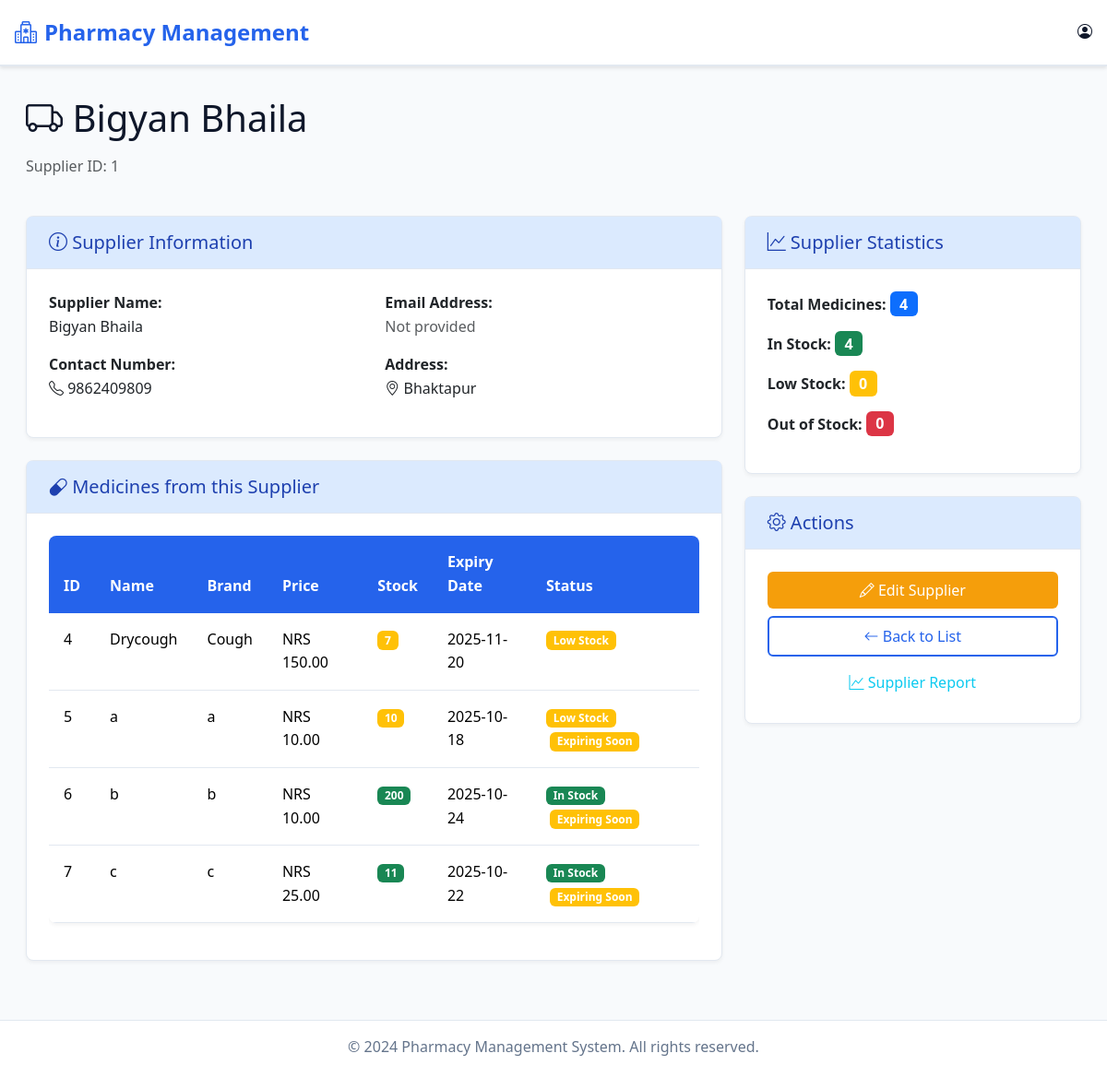
Screenshot of /supplier/supplier_detail/1/ with the database file from the repository.
### supplier/models.py (models this page shows, shortened)
class Supplier(models.Model):
    id = models.AutoField(primary_key=True)   # auto increment id
    name = models.CharField(max_length=100)
    contact = models.CharField(max_length=20)
    address = models.TextField()

### medicine/models.py (models this page shows, shortened)
class Medicine(models.Model):
    medicine_id = models.AutoField(primary_key=True)   # custom PK
    name = models.CharField(max_length=100)
    brand_name = models.CharField(max_length=100)
    CATEGORY_CHOICES = [
        ("tablet/capsule", "Tablet/Capsule"),
        ("liquid", "Liquid"),
        ("patch", "Patch"),
        ("cream", "Topical Cream"),
    ]
    category = models.CharField(max_length=20, choices=CATEGORY_CHOICES, default="tablet/capsule")
    mfg_date = models.DateField()
    exp_date = models.DateField()
    price = models.DecimalField(max_digits=10, decimal_places=2)
    stock_qty = models.PositiveIntegerField(default=0)
    supplier = models.ForeignKey(Supplier, on_delete=models.CASCADE, related_name="medicines")

### supplier/views.py (the view)
# urls.py: path('supplier_detail/<int:supplier_id>/', views.supplier_detail, name='supplier_detail'),
def supplier_detail(request, supplier_id):
    from datetime import date, timedelta
    supplier = get_object_or_404(Supplier, id=supplier_id)
    medicines = Medicine.objects.filter(supplier=supplier)
    today = date.today()
    expiring_soon_date = today + timedelta(days=30)
    return render(request, 'admin/supplier/supplier_detail.html', {
        'supplier': supplier,
        'medicines': medicines,
        'today': today,
        'expiring_soon_date': expiring_soon_date,
    })

### templates/admin/supplier/supplier_detail.html (shortened to what this page needs)
{% extends "admin/base.html" %}
{% block content %}
<div class="container-fluid">
    <div class="row mb-4">
        <div class="col-12">
            <h1 class="mb-3">
                <i class="bi bi-truck"></i> {{ supplier.name }}
            </h1>
            <p class="text-muted">Supplier ID: {{ supplier.id }}</p>
        </div>
    </div>
    <div class="row">
        <div class="col-lg-8">
            <div class="card">
                <div class="card-header">
                    <h5 class="mb-0">
                        <i class="bi bi-info-circle"></i> Supplier Information
                    </h5>
                </div>
                <div class="card-body">
                    <div class="row">
                        <div class="col-md-6">
                            <div class="mb-3">
                                <strong>Supplier Name:</strong>
                                <p>{{ supplier.name }}</p>
                            </div>
                            <div class="mb-3">
                                <strong>Contact Number:</strong>
                                <p>
                                    <i class="bi bi-telephone"></i> {{ supplier.contact }}
                                </p>
                            </div>
                        </div>
                        <div class="col-md-6">
                            <div class="mb-3">
                                <strong>Email Address:</strong>
                                <p>
                                    {% if supplier.email %}
                                        <i class="bi bi-envelope"></i> {{ supplier.email }}
                                    {% else %}
                                        <span class="text-muted">Not provided</span>
                                    {% endif %}
                                </p>
                            </div>
                            <div class="mb-3">
                                <strong>Address:</strong>
                                <p>
                                    {% if supplier.address %}
                                        <i class="bi bi-geo-alt"></i> {{ supplier.address }}
                                    {% else %}
                                        <span class="text-muted">Not provided</span>
                                    {% endif %}
                                </p>
                            </div>
                        </div>
                    </div>
                </div>
            </div>
            <div class="card mt-4">
                <div class="card-header">
                    <h5 class="mb-0">
                        <i class="bi bi-capsule"></i> Medicines from this Supplier
                    </h5>
                </div>
                <div class="card-body">
                    {% if medicines %}
                        <div class="table-responsive">
                            <table class="table">
                                <thead>
                                    <tr>
                                        <th>ID</th>
                                        <th>Name</th>
                                        <th>Brand</th>
                                        <th>Price</th>
                                        <th>Stock</th>
                                        <th>Expiry Date</th>
                                        <th>Status</th>
                                    </tr>
                                </thead>
                                <tbody>
                                    {% for medicine in medicines %}
                                    <tr>
                                        <td>{{ medicine.medicine_id }}</td>
                                        <td>{{ medicine.name }}</td>
                                        <td>{{ medicine.brand_name }}</td>
                                        <td>NRS {{ medicine.price|floatformat:2 }}</td>
                                        <td>
                                            <span class="badge {% if medicine.stock_qty <= 0 %}bg-danger{% elif medicine.stock_qty <= 10 %}bg-warning{% else %}bg-success{% endif %}">
                                                {{ medicine.stock_qty }}
                                            </span>
                                        </td>
                                        <td>
                                            <span class="{% if medicine.exp_date < today %}text-danger{% endif %}">
                                                {{ medicine.exp_date|date:"Y-m-d" }}
                                            </span>
                                        </td>
                                        <td>
                                            {% if medicine.stock_qty <= 0 %}
                                                <span class="badge bg-danger">Out of Stock</span>
                                            {% elif medicine.stock_qty <= 10 %}
                                                <span class="badge bg-warning">Low Stock</span>
                                            {% else %}
                                                <span class="badge bg-success">In Stock</span>
                                            {% endif %}
                                            {% if medicine.exp_date < today %}
                                                <span class="badge bg-danger ms-1">Expired</span>
                                            {% elif medicine.exp_date <= expiring_soon_date %}
                                                <span class="badge bg-warning ms-1">Expiring Soon</span>
                                            {% endif %}
                                        </td>
                                    </tr>
                                    {% endfor %}
                                </tbody>
                            </table>
                        </div>
                    {% else %}
                        <p class="text-muted text-center">No medicines found for this supplier.</p>
                    {% endif %}
                </div>
            </div>
        </div>
        <div class="col-lg-4">
            <div class="card">
                <div class="card-header">
                    <h5 class="mb-0">
                        <i class="bi bi-graph-up"></i> Supplier Statistics
                    </h5>
                </div>
                <div class="card-body">
                    <div class="mb-3">
                        <strong>Total Medicines:</strong>
                        <span class="badge bg-primary fs-6">{{ medicines.count }}</span>
                    </div>
                    <div class="mb-3">
                        <strong>In Stock:</strong>
                        <span class="badge bg-success fs-6">
                            {{ medicines|length|add:"0" }}
                        </span>
                    </div>
                    <div class="mb-3">
                        <strong>Low Stock:</strong>
                        <span class="badge bg-warning fs-6">0</span>
                    </div>
                    <div class="mb-3">
                        <strong>Out of Stock:</strong>
                        <span class="badge bg-danger fs-6">0</span>
                    </div>
                </div>
            </div>
            <div class="card mt-4">
                <div class="card-header">
                    <h5 class="mb-0">
                        <i class="bi bi-gear"></i> Actions
                    </h5>
                </div>
                <div class="card-body">
                    <div class="d-grid gap-2">
                        <a href="{% url 'edit_supplier' supplier.id %}" class="btn btn-warning">
                            <i class="bi bi-pencil"></i> Edit Supplier
                        </a>
                        <a href="{% url 'list_supplier' %}" class="btn btn-outline-primary">
                            <i class="bi bi-arrow-left"></i> Back to List
                        </a>
                        <a href="{% url 'supplier_report' %}?supplier={{ supplier.id }}" class="btn btn-outline-info">
                            <i class="bi bi-graph-up"></i> Supplier Report
                        </a>
                    </div>
                </div>
            </div>
        </div>
    </div>
</div>
{% endblock %}

### templates/admin/base.html (style rules this page uses)
:root { --primary-blue: #2563eb; --light-blue: #dbeafe; --dark-blue: #1e40af; --white: #ffffff; --light-gray: #f8fafc; --gray: #64748b; --dark-gray: #334155; --black: #0f172a; --border-color: #e2e8f0; --success: #10b981; --warning: #f59e0b; --danger: #ef4444; }
* { margin: 0; padding: 0; box-sizing: border-box; }
body { font-family: 'Segoe UI', Tahoma, Geneva, Verdana, sans-serif; background-color: var(--light-gray); color: var(--black); line-height: 1.6; }
.card { background-color: var(--white); border: 1px solid var(--border-color); border-radius: 8px; box-shadow: 0 2px 4px rgba(0,0,0,0.05); transition: box-shadow 0.3s ease; }
.card-header { background-color: var(--light-blue); border-bottom: 1px solid var(--border-color); padding: 1rem 1.5rem; font-weight: 600; color: var(--dark-blue); }
.card-body { padding: 1.5rem; }
.btn { border-radius: 6px; font-weight: 500; padding: 0.5rem 1rem; border: none; transition: all 0.3s ease; text-decoration: none; display: inline-block; }
.btn-warning { background-color: var(--warning); color: var(--white); }
.btn-outline-primary { background-color: transparent; color: var(--primary-blue); border: 2px solid var(--primary-blue); }
.table { background-color: var(--white); border-radius: 8px; overflow: hidden; box-shadow: 0 2px 4px rgba(0,0,0,0.05); }
.table thead th { background-color: var(--primary-blue); color: var(--white); border: none; padding: 1rem; font-weight: 600; }
.table tbody td { padding: 1rem; border-bottom: 1px solid var(--border-color); }

### rows the page displays
Supplier: name "Bigyan Bhaila", id "1", contact "9862409809", address "Bhaktapur"
Medicine: medicine_id "4", name "Drycough", brand_name "Cough", price "150.00", stock_qty "7", exp_date "2025-11-20", shows "Low Stock"
Medicine: medicine_id "5", name "a", brand_name "a", price "10.00", stock_qty "10", exp_date "2025-10-18", shows "Low Stock", shows "Expiring Soon"
Medicine: medicine_id "6", name "b", brand_name "b", price "10.00", stock_qty "200", exp_date "2025-10-24", shows "In Stock", shows "Expiring Soon"
Medicine: medicine_id "7", name "c", brand_name "c", price "25.00", stock_qty "11", exp_date "2025-10-22", shows "In Stock", shows "Expiring Soon"

### other values shown
{{ medicines.count }} "4"
{{ medicines|length|add:"0" }} "4"
